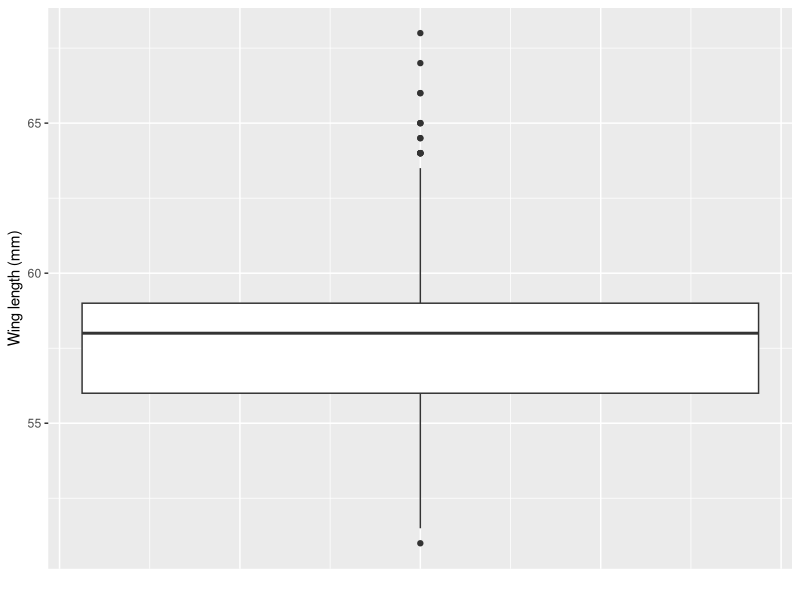
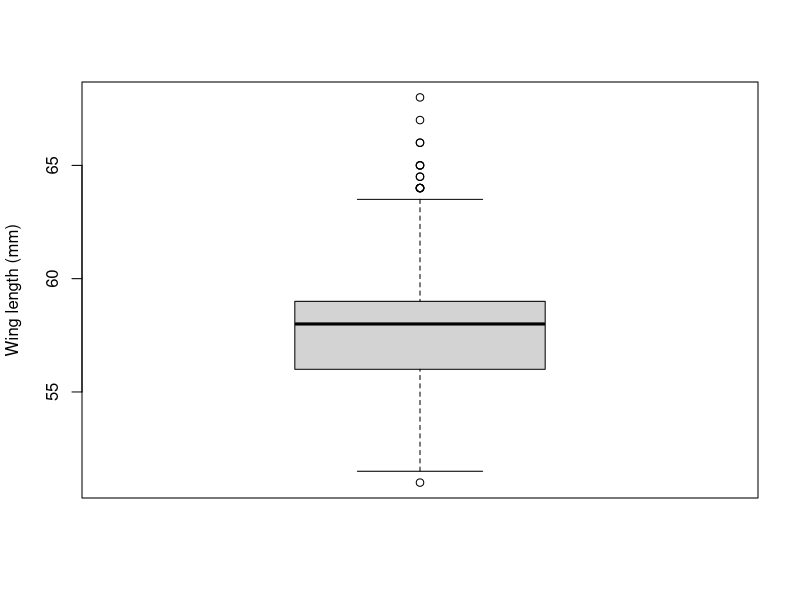
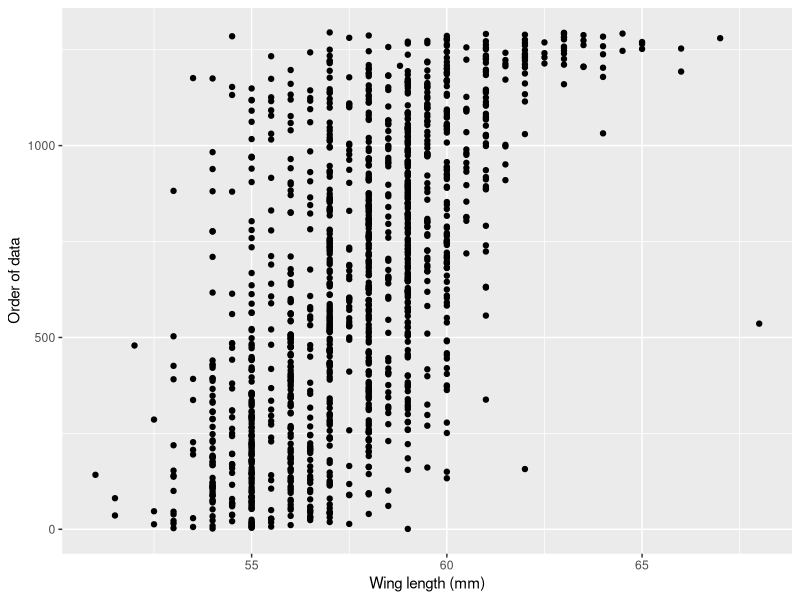
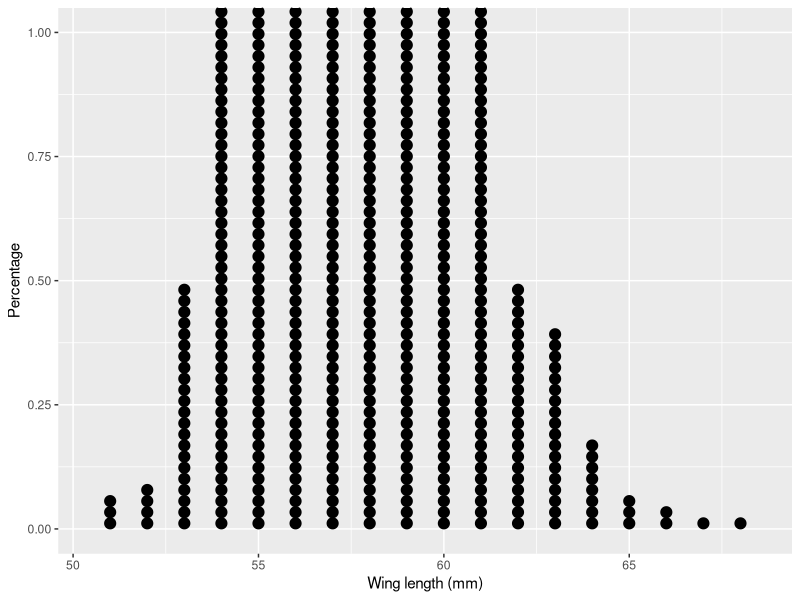
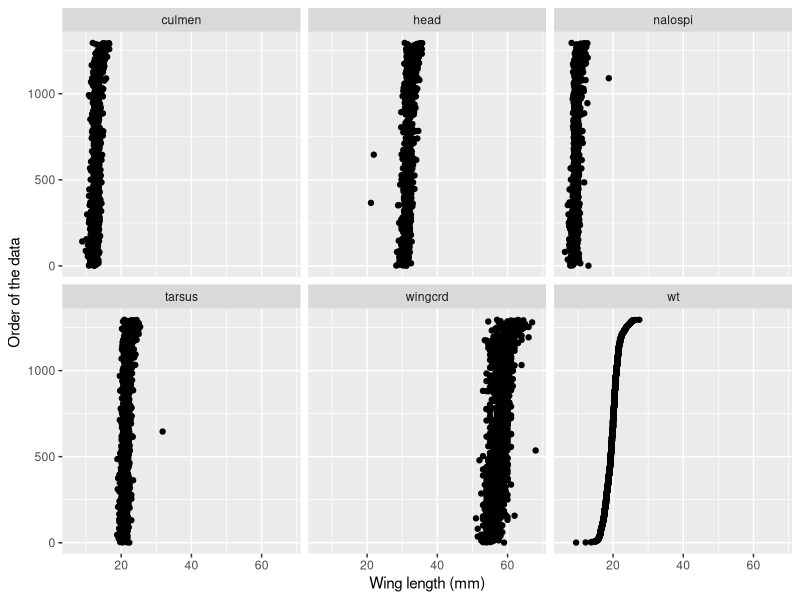
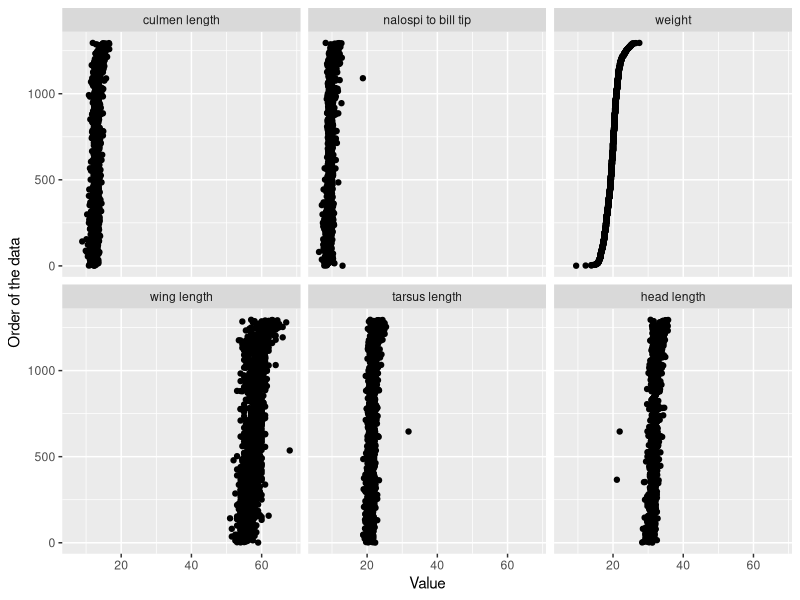
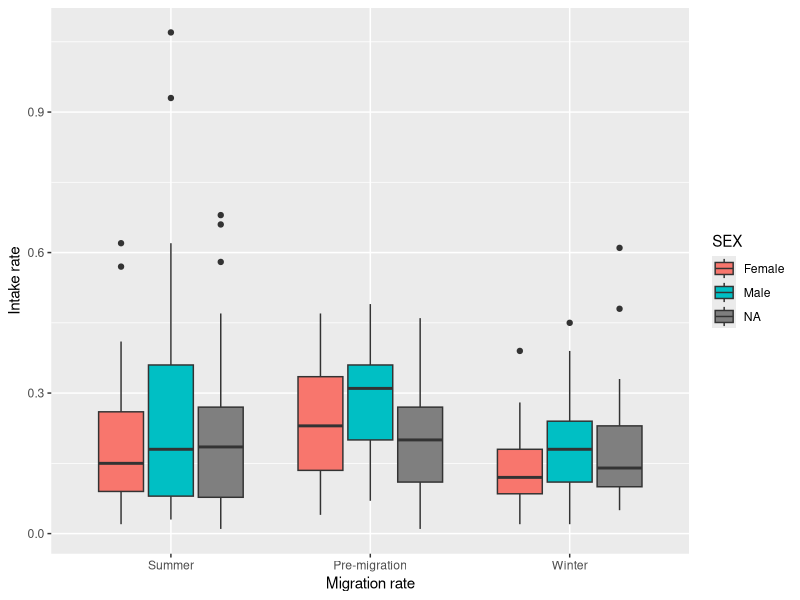
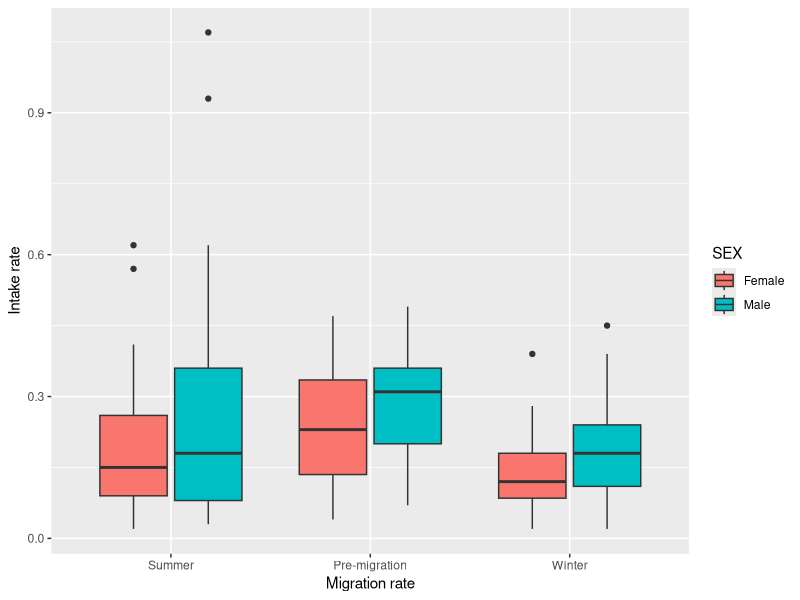

Write the R code that produced these figures, in order.
## ---- chunk 1
library(knitr)
opts_knit$set(base.dir='./')
opts_chunk$set(prompt=TRUE, comment='', fig.path='figures/')
options(width = 66)
## ---- chunk 2
library(MASS); library(caret); library(GGally); library(car)
library(ggplot2); library(dplyr); library(tidyr)
sparrows <- read.table('SparrowsElphick.txt', header = T)
head(sparrows)
str(sparrows)
## ---- chunk 3
summary(sparrows)
## ---- chunk 4
ggplot(sparrows, aes(x = 1, y = wingcrd)) +
  geom_boxplot() +
  xlab('') +
  ylab('Wing length (mm)') +
  theme(axis.ticks.x = element_blank(),
        axis.text.x = element_blank())
## ---- chunk 5
boxplot(sparrows$wingcrd, ylab = 'Wing length (mm)')
## ---- chunk 6
ggplot(sparrows, aes(wingcrd, 1:nrow(sparrows))) +
  geom_point() +
  xlab('Wing length (mm)') +
  ylab('Order of data')
## ---- chunk 7
ggplot(sparrows, aes(wingcrd)) +
  geom_dotplot(method = 'histodot', binwidth = 1, dotsize = .3) +
  xlab('Wing length (mm)') +
  ylab('Percentage')
## ---- chunk 8
sparrows2 <- sparrows %>%
  mutate(order = 1:nrow(sparrows)) %>%
  select(order, wingcrd, tarsus, head, culmen, nalospi, wt)
head(sparrows2)
## ---- chunk 9
sparrows2 <- gather(sparrows2, variable, value, -order)
head(sparrows2)
## ---- chunk 10
ggplot(sparrows2, aes(value, order)) +
  geom_point() +
  facet_wrap(~ variable) +
  xlab('Wing length (mm)') +
  ylab('Order of the data')
## ---- chunk 11
sparrows2$variable <- factor(sparrows2$variable,
                            levels = c('culmen', 'nalospi', 'wt',
                                       'wingcrd', 'tarsus', 'head'),
                            labels = c('culmen length', 'nalospi to bill tip',
                                       'weight', 'wing length',
                                       'tarsus length', 'head length'))
## ---- chunk 12
ggplot(sparrows2, aes(value, order)) +
  geom_point() +
  facet_wrap(~ variable) +
  xlab('Value') +
  ylab('Order of the data')
## ---- chunk 13
godwits <- read.table('Godwits.txt', header = T)
str(godwits)
## ---- chunk 14
godwits <- godwits %>%
  mutate(SEX = factor(SEX, levels = c(1, 2),
                      labels = c('Female', 'Male')),
         PERIOD = factor(PERIOD, levels = c(0, 1, 2),
                         labels = c('Summer', 'Pre-migration', 'Winter')))
## ---- chunk 15
ggplot(godwits, aes(PERIOD, mgconsumed, fill = SEX)) +
  geom_boxplot() +
  xlab('Migration rate') +
  ylab('Intake rate')
## ---- chunk 16
ggplot(na.omit(godwits), aes(PERIOD, mgconsumed, fill = SEX)) +
  geom_boxplot() +
  xlab('Migration rate') +
  ylab('Intake rate')
## ---- chunk 17
ggplot(na.omit(godwits), aes(PERIOD, mgconsumed)) +
  geom_boxplot() +
  facet_wrap(~ SEX) +
  xlab('Migration rate') +
  ylab('Intake rate')
## ---- chunk 18
str(sparrows)
sparrows$Month <- factor(sparrows$Month,
                        levels = c(5, 6, 7, 8, 9, 10),
                        labels = c('May', 'June', 'July', 'August',
                                   'Sep', 'Oct'))
## ---- chunk 19
ggplot(filter(sparrows, Month == 'June' | Month == 'July' | Month == 'August'),
       aes(wt)) +
  geom_histogram(color = 'gray') +
  xlab('Weight (g)') +
  ylab('Frequency')
## ---- chunk 20
ggplot(filter(sparrows, Month == 'June' | Month == 'July' | Month == 'August'),
       aes(wt)) +
  geom_histogram(color = 'gray') +
  facet_wrap(~ Month, ncol = 1) +
  xlab('Weight (g)') +
  ylab('Frequency')
  
## ---- chunk 21
rice_field <- read.table(file='ElphickBirdData.txt', header = T)
## ---- chunk 22
table(c(1, 1, 0, 3, 4, 4, 4))
## ---- chunk 23
freqs <- table(with(rice_field, round(AREA * AQBIRDS)))
freqs[1:5]
freqs[1] / nrow(rice_field)
## ---- chunk 24
ggplot(rice_field, aes(round(AREA * AQBIRDS))) +
  geom_histogram(binwidth = 1) +
  xlim(c(-1, 100))
## ---- chunk 25
especies <- rice_field[, 14:62]
abundancia <- colSums(especies > 0, na.rm = T)
especies2 <- especies[, abundancia > 40]
cls <- ncol(especies2)
prop_zeros <- matrix(ncol = cls, nrow = cls)

# Para reproduzir a matriz que gera o gráfico do artigo, o laço de repetição 
# é baseado no objeto especies, mas pela lógica das linhas anteriores
# (que reproduzem as linhas correspondentes do material suplementar),
# acredito que deveria ser o obetjo especies2.
for (i in 1:cls) {
  for (j in 1:cls){
    prop_zeros[i, j] <- sum(especies[, i] == 0 & especies[, j] == 0, na.rm = T)
  }
}

prop_zeros <- prop_zeros / nrow(especies2)
rownames(prop_zeros) <- names(especies2)
colnames(prop_zeros) <- names(especies2)
## ---- chunk 26
library(corrplot)
corrplot(prop_zeros, method = 'pie')
## ---- chunk 27
corrplot(prop_zeros, method = 'pie', type = 'lower')
## ---- chunk 28
sparrows3 <- read.table(file = 'VegSamplesV1.txt', header = T)
## ---- chunk 29
mod1 <- lm(Banded ~ Avgmaxht + Avgdens + ht.thatch + S.patens +
              Distichlis + S.alternifloraShort + S.alternifloraTall +
              Juncus + Bare + Other + Phragmites + Shrub + Tallsedge +
               Water, data = sparrows3)
summary(mod1)
vif(mod1)
cbind(vif(mod1))
## ---- chunk 30
vifs <- sort(vif(mod1), d = T)
while(vifs[1] > 3) {
    form <- paste('Banded', '~', paste0(names(vifs[-1]), collapse = ' + '))
    mod2 <- lm(as.formula(form), sparrows3)
    vifs <- sort(vif(mod2), d = T)
}
summary(mod2)
## ---- chunk 31
mod3 <- stepAIC(mod2, trace = -1)
summary(mod3)
## ---- chunk 32
featurePlot(sparrows3[, names(vifs)], sparrows3$Banded,
            type = c('p', 'smooth'))
## ---- chunk 33
pairs(sparrows[, c(1, 3, 4, 5, 6, 7)])
ggpairs(sparrows[, c(1, 3, 4, 5, 6, 7)])
## ---- chunk 34
sparrows4 <- filter(sparrows, SpeciesCode == 1 & Sex != '0' & wingcrd < 65)
sparrows4$Sex <- factor(sparrows4$Sex, levels = c(4, 5),
                        labels = c('Male', 'Female'))

ggplot(sparrows4, aes(wingcrd, wt)) +
  geom_point() +
  stat_smooth(method = 'lm', se = F) +
  facet_grid(Sex ~ Month)
## ---- chunk 35
waders <- read.table(file = 'wader.txt', header = T)

ggplot(waders, aes(1:25, C.fuscicolis)) +
  geom_line() +
  xlab('Time (2 weeks)') +
  ylab('C. fuscicollis abundance')

ggplot(waders, aes(1:25, L.dominicanus)) +
  geom_line() +
  xlab('Time (2 weeks)') +
  ylab('L. dominicanus abundance')
## ---- chunk 36
acf(waders$C.fuscicolis, main = 'C. fuscicollis ACF')
acf(waders$L.dominicanus, main = 'L. dominicanus ACF')
